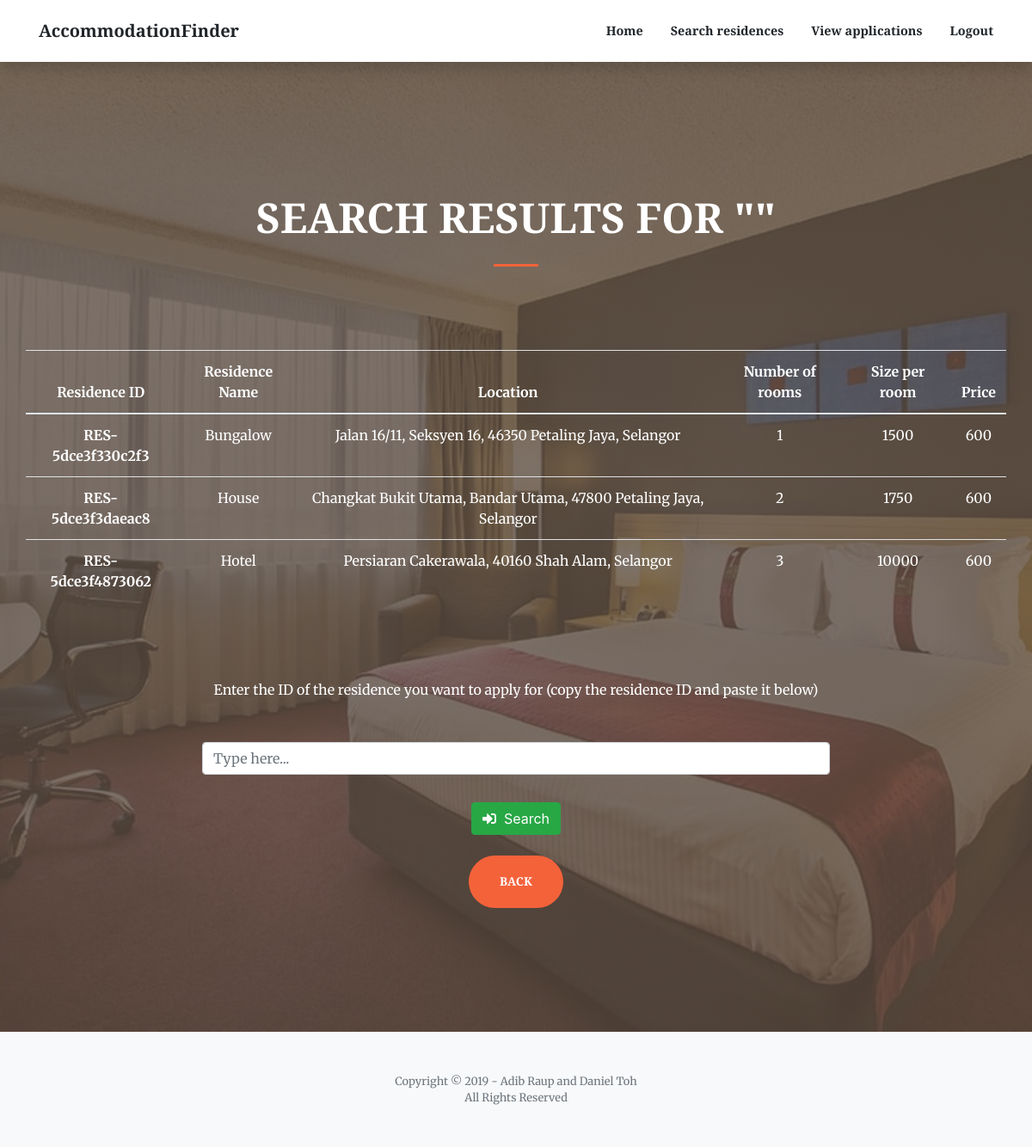
/accommodationList.php, run on the app's committed database.
### tables this page shows
CREATE TABLE `residence` (
  `resID` varchar(100) NOT NULL,
  `resName` varchar(200) NOT NULL,
  `address` varchar(500) NOT NULL,
  `numUnits` varchar(100) NOT NULL,
  `sizePerUnit` varchar(100) NOT NULL,
  `monthlyRental` varchar(100) NOT NULL,
  `staffID` varchar(100) NOT NULL
);

### accommodationList.php (the view, shortened to what this page needs)
<!DOCTYPE html>
<html lang="en">
<head>
  <link href="vendor/fontawesome-free/css/all.min.css" rel="stylesheet" type="text/css">
  <link href="vendor/magnific-popup/magnific-popup.css" rel="stylesheet">
  <link href="css/creative3.5.min.css" rel="stylesheet">
</head>
<body id="page-top">
  <form action="retrieveRoomAction.php" method="post">
  <nav class="navbar navbar-expand-lg navbar-light fixed-top py-3" id="mainNav">
    <div class="container">
      <a class="navbar-brand js-scroll-trigger" href="index.html">AccommodationFinder</a>
      <div class="collapse navbar-collapse" id="navbarResponsive">
        <ul class="navbar-nav ml-auto my-2 my-lg-0">
          <li class="nav-item">
            <a class="nav-link js-scroll-trigger" href="applicantHome.php">Home</a>
          </li>
          <li class="nav-item">
            <a class="nav-link js-scroll-trigger" href="searchAccommodation.html">Search residences</a>
          </li>
          <li class="nav-item">
            <a class="nav-link js-scroll-trigger" href="applicantViewApplications.php">View applications</a>
          </li>
          <li class="nav-item">
            <a class="nav-link js-scroll-trigger" href="index.html">Logout</a>
          </li>
        </ul>
      </div>
    </div>
  </nav>
  <header class="masthead">
    <div class="container h-100">
      <div class="row h-100 align-items-center justify-content-center text-center">
        <div class="col-lg-10 align-self-end">
          <h1 class="text-uppercase text-white font-weight-bold"><font size="7">Search results for "<?php echo $_SESSION["resName"] ?>"</font></h1>
          <hr class="divider my-4">
        </div>
          <table class="table table-hover" border="0" width="300%">
            <thead>
              <tr>
                <th><font color="white">Residence ID</font></th>
                <th><font color="white">Residence Name</font></th>
                <th><font color="white">Location</font></th>
                <th><font color="white">Number of rooms</font></th>
                <th><font color="white">Size per room</font></th>
                <th><font color="white">Price</font></th>
              </tr>
            </thead>
            <tbody>
              <?php
                $servername = "localhost";
                $username = "root";
                $password = "";
                $conn = new mysqli($servername, $username, $password);
                $conn->select_db("accommodationfinder");
                $searchKeyword = "%".$_SESSION["resName"]."%";
                $lq = "SELECT * FROM residence WHERE resName LIKE '$searchKeyword'
                OR address LIKE '$searchKeyword' OR resID LIKE '$searchKeyword'";
                $res = $conn->query($lq);
                foreach($res as $opt){
              ?>
                <tr>
                  <th scope="row" name="resid" class="resid" id="resid"><font color="white">
                    <?php echo $opt['resID']?></font></th>
                  <td class="name"><font color="white"><?php echo $opt['resName']?></font></td>
                  <td class="location"><font color="white"><?php echo $opt['address']?></font></td>
                  <td class="norooms"><font color="white"><?php echo $opt['numUnits']?></font></td>
                  <td class="sizeroom"><font color="white"><?php echo $opt['sizePerUnit']?></font></td>
                  <td class="price"><font color="white"><?php echo $opt['monthlyRental']?></font></td>
                </tr>
              <?php }?>
            </tbody>
          </table>
          <div class="col-lg-8 align-self-baseline">
            <p class="text-white-75 font-weight-light mb-5"><font size="3" color="white"><b>Enter the ID of the
              residence you want to apply for (copy the residence ID and paste it below)</b></font></p>
            <div class="form-group has-danger">
                <div class="input-group mb-2 mr-sm-2 mb-sm-0">
                    <input type="search" name="room" class="form-control" id="room"
                    placeholder="Type here..." required autofocus ></input>
                </div>
            </div>
            <div class="row" style="padding-top: 1rem">
                <div class="col-md-3"></div>
                <div class="col-md-6">
                    <button type="submit" class="btn btn-success"><i class="fas fa-sign-in-alt"></i>&nbsp  Search</button>
                </div>
            </div><br>
            <a class="btn btn-primary btn-xl js-scroll-trigger" href="searchAccommodation.html">Back</a>
          </div>
      </div>
    </div>
  </header>
</form>
  <footer class="bg-light py-5">
    <div class="container">
      <div class="small text-center text-muted">Copyright &copy; 2019 - Adib Raup and Daniel Toh</div>
      <div class="small text-center text-muted">All Rights Reserved</div>
    </div>
  </footer>
</body>
</html>

### data on the page
residence: resID "RES-5dce3f330c2f3", resName "Bungalow", address "Jalan 16/11, Seksyen 16, 46350 Petaling Jaya, Selangor", numUnits "1", sizePerUnit "1500", monthlyRental "600"
residence: resID "RES-5dce3f3daeac8", resName "House", address "Changkat Bukit Utama, Bandar Utama, 47800 Petaling Jaya, Selangor", numUnits "2", sizePerUnit "1750", monthlyRental "600"
residence: resID "RES-5dce3f4873062", resName "Hotel", address "Persiaran Cakerawala, 40160 Shah Alam, Selangor", numUnits "3", sizePerUnit "10000", monthlyRental "600"
